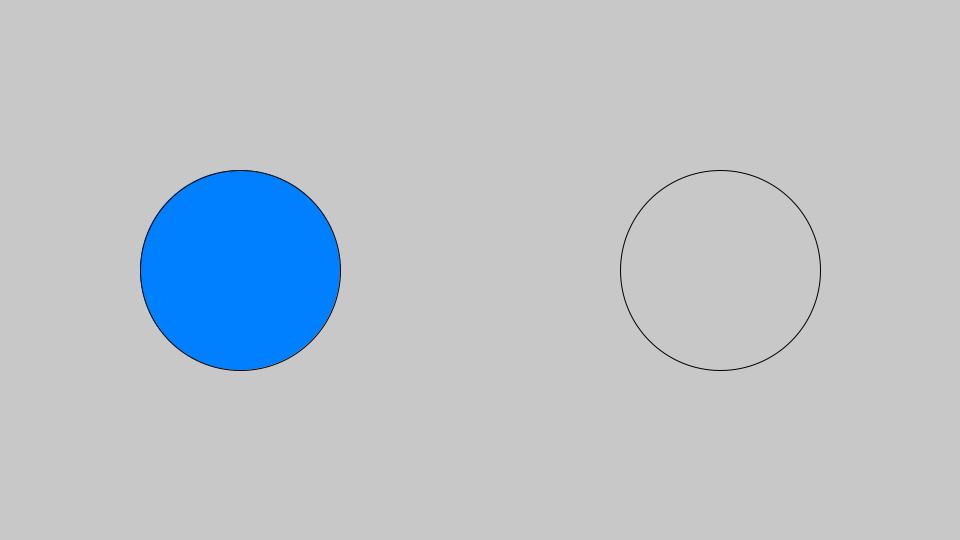
Frame 1 (no input)
Frame 60 (the mouse pressed at the canvas centre just before this capture): identical to frame 1, image omitted
Frame 120 (the mouse held since frame 60 and released just before this capture): identical to frame 1, image omitted

The Processing sketch that drew this single still picture (run headless with seeded random() and noise(); from frame 60 on, the mouse is pressed at the canvas centre):

// Processing sketch: sketch_011_fill_and_noFill
// ── sketch_011_fill_and_noFill.pde
// setup関数 : 初回1度だけ実行される
void setup(){
  size(960,540); //ウィンドウサイズを960px,540pxに
}

// draw関数 : setup関数実行後繰り返し実行される
void draw(){
  // 背景色を指定(R,G,B)
  background(200,200,200); //RGBは各0-255の数値で色を指定する

  // 塗りつぶしの色を指定
  fill(0,128,255);

  // 楕円を描画
  ellipse(240,270,200,200); //x,y,幅,高さを指定

  // 塗りつぶしをしない
  noFill();

  // 楕円を描画
  ellipse(720,270,200,200); //x,y,幅,高さを指定
}
